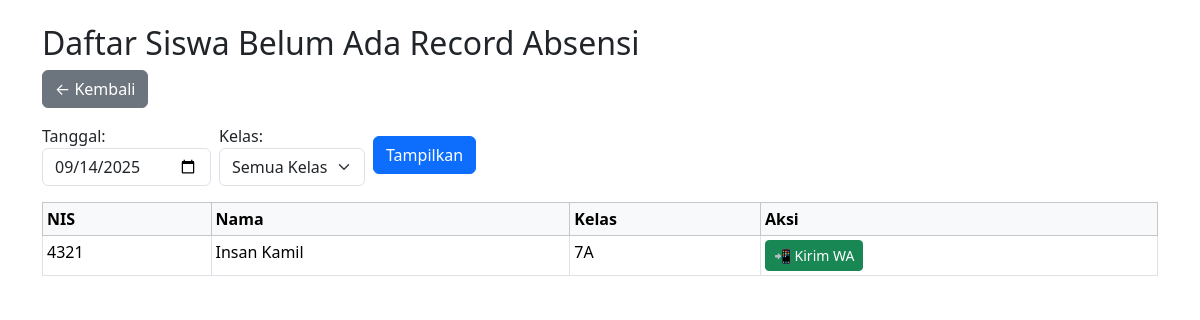
Screenshot of /belum_absensi_2.php (signed in) with the database file from the repository.
### tables this page shows
CREATE TABLE `siswa` (
  `id` int(11) NOT NULL,
  `nis` varchar(20) DEFAULT NULL,
  `nisn` varchar(20) DEFAULT NULL,
  `nama` varchar(100) DEFAULT NULL,
  `kelas` varchar(50) DEFAULT NULL,
  `status` varchar(10) NOT NULL DEFAULT 'aktif',
  `no_wa` varchar(20) DEFAULT NULL
);

### belum_absensi_2.php (the view, shortened to what this page needs)
<?php
include 'config.php';
$tanggal = $_GET['tanggal'] ?? date('Y-m-d');
$kelas   = $_GET['kelas'] ?? '';
?>
<!DOCTYPE html>
<html>
<head>
  <link href="https://cdn.jsdelivr.net/npm/bootstrap@5.3.2/dist/css/bootstrap.min.css" rel="stylesheet">
</head>
<body class="container mt-4">
  <h2>Daftar Siswa Belum Ada Record Absensi</h2>
  <a href="dashboard_guru.php" class="btn btn-secondary mb-3">← Kembali</a>
  <form method="get" class="mb-3 row g-2 align-items-center">
    <div class="col-auto">
      <label for="tanggal" class="form-label mb-0">Tanggal:</label>
      <input type="date" name="tanggal" value="<?= $tanggal ?>" class="form-control">
    </div>
    <div class="col-auto">
      <label for="kelas" class="form-label mb-0">Kelas:</label>
      <select name="kelas" class="form-select">
        <option value="">Semua Kelas</option>
      </select>
    </div>
    <div class="col-auto">
      <button class="btn btn-primary">Tampilkan</button>
    </div>
  </form>
  <table class="table table-bordered table-sm">
    <thead class="table-light">
      <tr>
        <th>NIS</th>
        <th>Nama</th>
        <th>Kelas</th>
        <th>Aksi</th>
      </tr>
    </thead>
    <tbody>
      <?php
      $filterKelas = $kelas ? "AND s.kelas = '$kelas'" : '';
      $q = mysqli_query($conn, "
        SELECT s.id, s.nis, s.nama, s.kelas
        FROM siswa s
        WHERE s.status='aktif' $filterKelas
          AND NOT EXISTS (
            SELECT 1 FROM absensi a
            WHERE a.siswa_id = s.id
              AND a.tanggal = '$tanggal'
          )
        ORDER BY s.nama
      ");
      if (mysqli_num_rows($q) > 0) {
        while ($d = mysqli_fetch_assoc($q)) {
          $pesan  = "Assalamu'alaikum,\n\n"
                  . "Kami informasikan bahwa ananda *{$d['nama']}* "
                  . "(NIS: {$d['nis']}, Kelas: {$d['kelas']}) "
                  . "belum tercatat hadir pada tanggal *$tanggal*.\n\n"
                  . "Mohon perhatian Bapak/Ibu 🙏";
          $urlPesan = "https://wa.me/?text=" . urlencode($pesan);
          echo "<tr>
            <td>{$d['nis']}</td>
            <td>{$d['nama']}</td>
            <td>{$d['kelas']}</td>
            <td>
              <a href='$urlPesan' target='_blank' class='btn btn-success btn-sm'>
                📲 Kirim WA
              </a>
            </td>
          </tr>";
        }
      } else {
        echo "<tr><td colspan='4' class='text-center'>Semua siswa sudah ada record absensi pada tanggal ini</td></tr>";
      }
      ?>
    </tbody>
  </table>
</body>
</html>

### rows the page displays
siswa: nis "4321", nama "Insan Kamil", kelas "7A"
